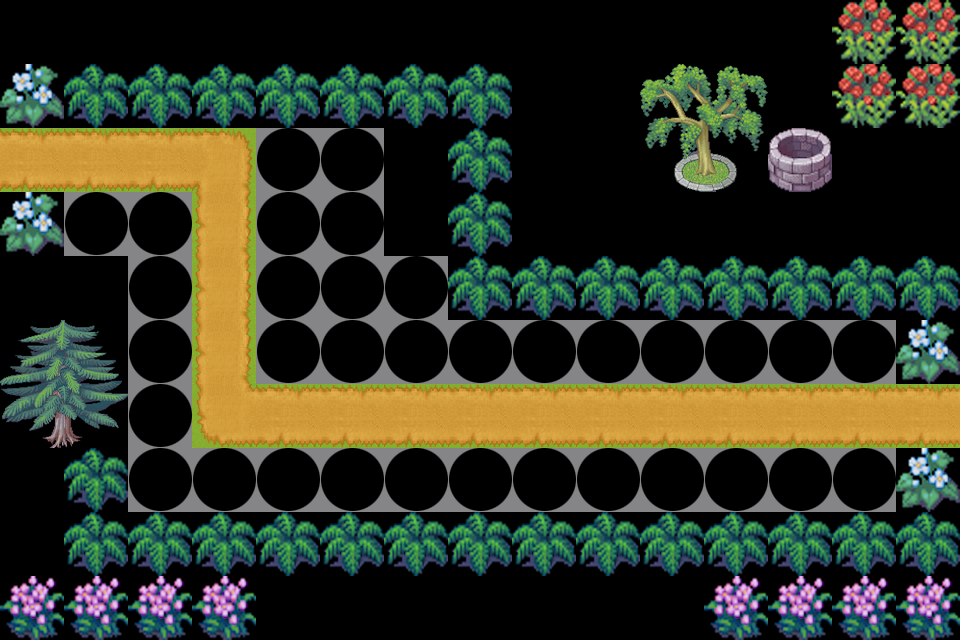

Tiled map render using the project's own tile images. Description and the map definition, with tile-layer contents summarised, below:
An orthogonal 15x10 tile map with 64x64 px tiles, 2 tile layers (layer, showLayer) and 9 objects (wuqi1, wuqi2, wuqi3, wuqi4, wuqi5, ...).

<map version="1.0" orientation="orthogonal" width="15" height="10" tilewidth="64" tileheight="64">
 <tileset firstgid="1" name="map3" tilewidth="64" tileheight="64">
  <image source="map3.png" width="1024" height="1024" />
 </tileset>
 <layer name="layer" width="15" height="10">
  <data>[150 cells, 76 non-empty, 18 distinct tile ids]</data>
 </layer>
 <objectgroup name="object" width="15" height="10">
  <object name="wuqi1" x="352" y="576" width="32" height="16" />
  <object name="wuqi2" x="416" y="576" width="32" height="16" />
  <object name="wuqi3" x="480" y="576" width="32" height="16" />
  <object name="wuqi4" x="544" y="576" width="32" height="16" />
  <object name="wuqi5" x="608" y="576" width="32" height="16" />
  <object name="begin" x="13" y="147" width="13" height="13" />
  <object name="tag1" x="221" y="147" width="13" height="13" />
  <object name="tag2" x="221" y="403" width="13" height="13" />
  <object name="end" x="925" y="403" width="13" height="13" />
 </objectgroup>
 <layer name="showLayer" width="15" height="10">
  <data>[150 cells, 34 non-empty, 1 distinct tile ids]</data>
 </layer>
</map>
